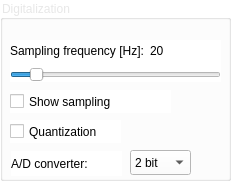
   <widget class="QGroupBox" name="groupBox_2">
    <property name="geometry">
     <rect>
      <x>10</x>
      <y>330</y>
      <width>231</width>
      <height>181</height>
     </rect>
    </property>
    <property name="palette">
     <palette>
      <active>
       <colorrole role="WindowText">
        <brush brushstyle="SolidPattern">
         <color alpha="255">
          <red>0</red>
          <green>0</green>
          <blue>0</blue>
         </color>
        </brush>
       </colorrole>
       <colorrole role="Button">
        <brush brushstyle="SolidPattern">
         <color alpha="255">
          <red>255</red>
          <green>255</green>
          <blue>255</blue>
         </color>
        </brush>
       </colorrole>
       <colorrole role="Light">
        <brush brushstyle="SolidPattern">
         <color alpha="255">
          <red>255</red>
          <green>255</green>
          <blue>255</blue>
         </color>
        </brush>
       </colorrole>
       <colorrole role="Midlight">
        <brush brushstyle="SolidPattern">
         <color alpha="255">
          <red>255</red>
          <green>255</green>
          <blue>255</blue>
         </color>
        </brush>
       </colorrole>
       <colorrole role="Dark">
        <brush brushstyle="SolidPattern">
         <color alpha="255">
          <red>127</red>
          <green>127</green>
          <blue>127</blue>
         </color>
        </brush>
       </colorrole>
       <colorrole role="Mid">
        <brush brushstyle="SolidPattern">
         <color alpha="255">
          <red>170</red>
          <green>170</green>
          <blue>170</blue>
         </color>
        </brush>
       </colorrole>
       <colorrole role="Text">
        <brush brushstyle="SolidPattern">
         <color alpha="255">
          <red>0</red>
          <green>0</green>
          <blue>0</blue>
         </color>
        </brush>
       </colorrole>
       <colorrole role="BrightText">
        <brush brushstyle="SolidPattern">
         <color alpha="255">
          <red>255</red>
          <green>255</green>
          <blue>255</blue>
         </color>
        </brush>
       </colorrole>
       <colorrole role="ButtonText">
        <brush brushstyle="SolidPattern">
         <color alpha="255">
          <red>0</red>
          <green>0</green>
          <blue>0</blue>
         </color>
        </brush>
       </colorrole>
       <colorrole role="Base">
        <brush brushstyle="SolidPattern">
         <color alpha="255">
          <red>255</red>
          <green>255</green>
          <blue>255</blue>
         </color>
        </brush>
       </colorrole>
       <colorrole role="Window">
        <brush brushstyle="SolidPattern">
         <color alpha="255">
          <red>255</red>
          <green>255</green>
          <blue>255</blue>
         </color>
        </brush>
       </colorrole>
       <colorrole role="Shadow">
        <brush brushstyle="SolidPattern">
         <color alpha="255">
          <red>0</red>
          <green>0</green>
          <blue>0</blue>
         </color>
        </brush>
       </colorrole>
       <colorrole role="AlternateBase">
        <brush brushstyle="SolidPattern">
         <color alpha="255">
          <red>255</red>
          <green>255</green>
          <blue>255</blue>
         </color>
        </brush>
       </colorrole>
       <colorrole role="ToolTipBase">
        <brush brushstyle="SolidPattern">
         <color alpha="255">
          <red>255</red>
          <green>255</green>
          <blue>220</blue>
         </color>
        </brush>
       </colorrole>
       <colorrole role="ToolTipText">
        <brush brushstyle="SolidPattern">
         <color alpha="255">
          <red>0</red>
          <green>0</green>
          <blue>0</blue>
         </color>
        </brush>
       </colorrole>
       <colorrole role="PlaceholderText">
        <brush brushstyle="SolidPattern">
         <color alpha="127">
          <red>0</red>
          <green>0</green>
          <blue>0</blue>
         </color>
        </brush>
       </colorrole>
      </active>
      <inactive>
       <colorrole role="WindowText">
        <brush brushstyle="SolidPattern">
         <color alpha="255">
          <red>231</red>
          <green>231</green>
          <blue>231</blue>
         </color>
        </brush>
       </colorrole>
       <colorrole role="Button">
        <brush brushstyle="SolidPattern">
         <color alpha="255">
          <red>255</red>
          <green>255</green>
          <blue>255</blue>
         </color>
        </brush>
       </colorrole>
       <colorrole role="Light">
        <brush brushstyle="SolidPattern">
         <color alpha="255">
          <red>255</red>
          <green>255</green>
          <blue>255</blue>
         </color>
        </brush>
       </colorrole>
       <colorrole role="Midlight">
        <brush brushstyle="SolidPattern">
         <color alpha="255">
          <red>202</red>
          <green>202</green>
          <blue>202</blue>
         </color>
        </brush>
       </colorrole>
       <colorrole role="Dark">
        <brush brushstyle="SolidPattern">
         <color alpha="255">
          <red>35</red>
          <green>35</green>
          <blue>35</blue>
         </color>
        </brush>
       </colorrole>
       <colorrole role="Mid">
        <brush brushstyle="SolidPattern">
         <color alpha="255">
          <red>160</red>
          <green>160</green>
          <blue>160</blue>
         </color>
        </brush>
       </colorrole>
       <colorrole role="Text">
        <brush brushstyle="SolidPattern">
         <color alpha="255">
          <red>231</red>
          <green>231</green>
          <blue>231</blue>
         </color>
        </brush>
       </colorrole>
       <colorrole role="BrightText">
        <brush brushstyle="SolidPattern">
         <color alpha="255">
          <red>255</red>
          <green>0</green>
          <blue>0</blue>
         </color>
        </brush>
       </colorrole>
       <colorrole role="ButtonText">
        <brush brushstyle="SolidPattern">
         <color alpha="255">
          <red>231</red>
          <green>231</green>
          <blue>231</blue>
         </color>
        </brush>
       </colorrole>
       <colorrole role="Base">
        <brush brushstyle="SolidPattern">
         <color alpha="255">
          <red>255</red>
          <green>255</green>
          <blue>255</blue>
         </color>
        </brush>
       </colorrole>
       <colorrole role="Window">
        <brush brushstyle="SolidPattern">
         <color alpha="255">
          <red>255</red>
          <green>255</green>
          <blue>255</blue>
         </color>
        </brush>
       </colorrole>
       <colorrole role="Shadow">
        <brush brushstyle="SolidPattern">
         <color alpha="255">
          <red>118</red>
          <green>118</green>
          <blue>118</blue>
         </color>
        </brush>
       </colorrole>
       <colorrole role="AlternateBase">
        <brush brushstyle="SolidPattern">
         <color alpha="255">
          <red>81</red>
          <green>81</green>
          <blue>81</blue>
         </color>
        </brush>
       </colorrole>
       <colorrole role="ToolTipBase">
        <brush brushstyle="SolidPattern">
         <color alpha="102">
          <red>0</red>
          <green>0</green>
          <blue>0</blue>
         </color>
        </brush>
       </colorrole>
       <colorrole role="ToolTipText">
        <brush brushstyle="SolidPattern">
         <color alpha="255">
          <red>231</red>
          <green>231</green>
          <blue>231</blue>
         </color>
        </brush>
       </colorrole>
       <colorrole role="PlaceholderText">
        <brush brushstyle="SolidPattern">
         <color alpha="255">
          <red>141</red>
          <green>141</green>
          <blue>141</blue>
         </color>
        </brush>
       </colorrole>
      </inactive>
      <disabled>
       <colorrole role="WindowText">
        <brush brushstyle="SolidPattern">
         <color alpha="255">
          <red>127</red>
          <green>127</green>
          <blue>127</blue>
         </color>
        </brush>
       </colorrole>
       <colorrole role="Button">
        <brush brushstyle="SolidPattern">
         <color alpha="255">
          <red>255</red>
          <green>255</green>
          <blue>255</blue>
         </color>
        </brush>
       </colorrole>
       <colorrole role="Light">
        <brush brushstyle="SolidPattern">
         <color alpha="255">
          <red>255</red>
          <green>255</green>
          <blue>255</blue>
         </color>
        </brush>
       </colorrole>
       <colorrole role="Midlight">
        <brush brushstyle="SolidPattern">
         <color alpha="255">
          <red>255</red>
          <green>255</green>
          <blue>255</blue>
         </color>
        </brush>
       </colorrole>
       <colorrole role="Dark">
        <brush brushstyle="SolidPattern">
         <color alpha="255">
          <red>127</red>
          <green>127</green>
          <blue>127</blue>
         </color>
        </brush>
       </colorrole>
       <colorrole role="Mid">
        <brush brushstyle="SolidPattern">
         <color alpha="255">
          <red>170</red>
          <green>170</green>
          <blue>170</blue>
         </color>
        </brush>
       </colorrole>
       <colorrole role="Text">
        <brush brushstyle="SolidPattern">
         <color alpha="255">
          <red>127</red>
          <green>127</green>
          <blue>127</blue>
         </color>
        </brush>
       </colorrole>
       <colorrole role="BrightText">
        <brush brushstyle="SolidPattern">
         <color alpha="255">
          <red>255</red>
          <green>255</green>
          <blue>255</blue>
         </color>
        </brush>
       </colorrole>
       <colorrole role="ButtonText">
        <brush brushstyle="SolidPattern">
         <color alpha="255">
          <red>127</red>
          <green>127</green>
          <blue>127</blue>
         </color>
        </brush>
       </colorrole>
       <colorrole role="Base">
        <brush brushstyle="SolidPattern">
         <color alpha="255">
          <red>255</red>
          <green>255</green>
          <blue>255</blue>
         </color>
        </brush>
       </colorrole>
       <colorrole role="Window">
        <brush brushstyle="SolidPattern">
         <color alpha="255">
          <red>255</red>
          <green>255</green>
          <blue>255</blue>
         </color>
        </brush>
       </colorrole>
       <colorrole role="Shadow">
        <brush brushstyle="SolidPattern">
         <color alpha="255">
          <red>177</red>
          <green>177</green>
          <blue>177</blue>
         </color>
        </brush>
       </colorrole>
       <colorrole role="AlternateBase">
        <brush brushstyle="SolidPattern">
         <color alpha="255">
          <red>81</red>
          <green>81</green>
          <blue>81</blue>
         </color>
        </brush>
       </colorrole>
       <colorrole role="ToolTipBase">
        <brush brushstyle="SolidPattern">
         <color alpha="102">
          <red>0</red>
          <green>0</green>
          <blue>0</blue>
         </color>
        </brush>
       </colorrole>
       <colorrole role="ToolTipText">
        <brush brushstyle="SolidPattern">
         <color alpha="255">
          <red>231</red>
          <green>231</green>
          <blue>231</blue>
         </color>
        </brush>
       </colorrole>
       <colorrole role="PlaceholderText">
        <brush brushstyle="SolidPattern">
         <color alpha="255">
          <red>141</red>
          <green>141</green>
          <blue>141</blue>
         </color>
        </brush>
       </colorrole>
      </disabled>
     </palette>
    </property>
    <property name="font">
     <font>
      <bold>false</bold>
     </font>
    </property>
    <property name="autoFillBackground">
     <bool>false</bool>
    </property>
    <property name="styleSheet">
     <string notr="true">background-color: rgb(255, 255, 255);</string>
    </property>
    <property name="title">
     <string>Digitalization</string>
    </property>
    <widget class="QCheckBox" name="chbox_quantize">
     <property name="geometry">
      <rect>
       <x>10</x>
       <y>120</y>
       <width>111</width>
       <height>23</height>
      </rect>
     </property>
     <property name="autoFillBackground">
      <bool>false</bool>
     </property>
     <property name="text">
      <string>Quantization</string>
     </property>
    </widget>
    <widget class="QLabel" name="label_3">
     <property name="geometry">
      <rect>
       <x>11</x>
       <y>151</y>
       <width>111</width>
       <height>25</height>
      </rect>
     </property>
     <property name="autoFillBackground">
      <bool>false</bool>
     </property>
     <property name="text">
      <string>A/D converter:</string>
     </property>
    </widget>
    <widget class="QComboBox" name="cbBits">
     <property name="geometry">
      <rect>
       <x>130</x>
       <y>150</y>
       <width>61</width>
       <height>25</height>
      </rect>
     </property>
     <property name="palette">
      <palette>
       <active>
        <colorrole role="Button">
         <brush brushstyle="SolidPattern">
          <color alpha="255">
           <red>255</red>
           <green>255</green>
           <blue>255</blue>
          </color>
         </brush>
        </colorrole>
        <colorrole role="BrightText">
         <brush brushstyle="SolidPattern">
          <color alpha="255">
           <red>0</red>
           <green>0</green>
           <blue>0</blue>
          </color>
         </brush>
        </colorrole>
        <colorrole role="Base">
         <brush brushstyle="SolidPattern">
          <color alpha="255">
           <red>255</red>
           <green>255</green>
           <blue>255</blue>
          </color>
         </brush>
        </colorrole>
        <colorrole role="Window">
         <brush brushstyle="SolidPattern">
          <color alpha="255">
           <red>255</red>
           <green>255</green>
           <blue>255</blue>
          </color>
         </brush>
        </colorrole>
        <colorrole role="Highlight">
         <brush brushstyle="SolidPattern">
          <color alpha="255">
           <red>255</red>
           <green>190</green>
           <blue>111</blue>
          </color>
         </brush>
        </colorrole>
        <colorrole role="HighlightedText">
         <brush brushstyle="SolidPattern">
          <color alpha="255">
           <red>0</red>
           <green>0</green>
           <blue>0</blue>
          </color>
         </brush>
        </colorrole>
       </active>
       <inactive>
        <colorrole role="Button">
         <brush brushstyle="SolidPattern">
          <color alpha="255">
           <red>255</red>
           <green>255</green>
           <blue>255</blue>
          </color>
         </brush>
        </colorrole>
        <colorrole role="BrightText">
         <brush brushstyle="SolidPattern">
          <color alpha="255">
           <red>255</red>
           <green>0</green>
           <blue>0</blue>
          </color>
         </brush>
        </colorrole>
        <colorrole role="Base">
         <brush brushstyle="SolidPattern">
          <color alpha="255">
           <red>255</red>
           <green>255</green>
           <blue>255</blue>
          </color>
         </brush>
        </colorrole>
        <colorrole role="Window">
         <brush brushstyle="SolidPattern">
          <color alpha="255">
           <red>255</red>
           <green>255</green>
           <blue>255</blue>
          </color>
         </brush>
        </colorrole>
        <colorrole role="Highlight">
         <brush brushstyle="SolidPattern">
          <color alpha="255">
           <red>255</red>
           <green>190</green>
           <blue>111</blue>
          </color>
         </brush>
        </colorrole>
        <colorrole role="HighlightedText">
         <brush brushstyle="SolidPattern">
          <color alpha="255">
           <red>231</red>
           <green>231</green>
           <blue>231</blue>
          </color>
         </brush>
        </colorrole>
       </inactive>
       <disabled>
        <colorrole role="Button">
         <brush brushstyle="SolidPattern">
          <color alpha="255">
           <red>255</red>
           <green>255</green>
           <blue>255</blue>
          </color>
         </brush>
        </colorrole>
        <colorrole role="BrightText">
         <brush brushstyle="SolidPattern">
          <color alpha="255">
           <red>255</red>
           <green>255</green>
           <blue>255</blue>
          </color>
         </brush>
        </colorrole>
        <colorrole role="Base">
         <brush brushstyle="SolidPattern">
          <color alpha="255">
           <red>255</red>
           <green>255</green>
           <blue>255</blue>
          </color>
         </brush>
        </colorrole>
        <colorrole role="Window">
         <brush brushstyle="SolidPattern">
          <color alpha="255">
           <red>255</red>
           <green>255</green>
           <blue>255</blue>
          </color>
         </brush>
        </colorrole>
        <colorrole role="Highlight">
         <brush brushstyle="SolidPattern">
          <color alpha="255">
           <red>255</red>
           <green>190</green>
           <blue>111</blue>
          </color>
         </brush>
        </colorrole>
        <colorrole role="HighlightedText">
         <brush brushstyle="SolidPattern">
          <color alpha="255">
           <red>231</red>
           <green>231</green>
           <blue>231</blue>
          </color>
         </brush>
        </colorrole>
       </disabled>
      </palette>
     </property>
     <property name="autoFillBackground">
      <bool>false</bool>
     </property>
     <property name="styleSheet">
      <string notr="true">selection-background-color: rgb(255, 190, 111);</string>
     </property>
     <property name="editable">
      <bool>false</bool>
     </property>
     <property name="currentText">
      <string>2 bit</string>
     </property>
     <item>
      <property name="text">
       <string>2 bit</string>
      </property>
     </item>
     <item>
      <property name="text">
       <string>3 bit</string>
      </property>
     </item>
     <item>
      <property name="text">
       <string>4 bit</string>
      </property>
     </item>
     <item>
      <property name="text">
       <string>5 bit</string>
      </property>
     </item>
    </widget>
    <widget class="QWidget" name="layoutWidget">
     <property name="geometry">
      <rect>
       <x>10</x>
       <y>40</y>
       <width>211</width>
       <height>42</height>
      </rect>
     </property>
     <layout class="QVBoxLayout" name="verticalLayout_3">
      <item>
       <layout class="QHBoxLayout" name="horizontalLayout_5">
        <item>
         <widget class="QLabel" name="label_2">
          <property name="text">
           <string>Sampling frequency [Hz]:</string>
          </property>
         </widget>
        </item>
        <item>
         <widget class="QLabel" name="lblSampling">
          <property name="text">
           <string>20</string>
          </property>
          <property name="openExternalLinks">
           <bool>false</bool>
          </property>
          <property name="textInteractionFlags">
           <set>Qt::LinksAccessibleByMouse</set>
          </property>
         </widget>
        </item>
       </layout>
      </item>
      <item>
       <widget class="QSlider" name="sldrSampl">
        <property name="whatsThis">
         <string/>
        </property>
        <property name="accessibleName">
         <string/>
        </property>
        <property name="minimum">
         <number>1</number>
        </property>
        <property name="maximum">
         <number>200</number>
        </property>
        <property name="value">
         <number>20</number>
        </property>
        <property name="orientation">
         <enum>Qt::Horizontal</enum>
        </property>
       </widget>
      </item>
     </layout>
    </widget>
    <widget class="QCheckBox" name="chbox_samplingVis">
     <property name="geometry">
      <rect>
       <x>10</x>
       <y>90</y>
       <width>161</width>
       <height>23</height>
      </rect>
     </property>
     <property name="autoFillBackground">
      <bool>false</bool>
     </property>
     <property name="text">
      <string>Show sampling</string>
     </property>
    </widget>
   </widget>
